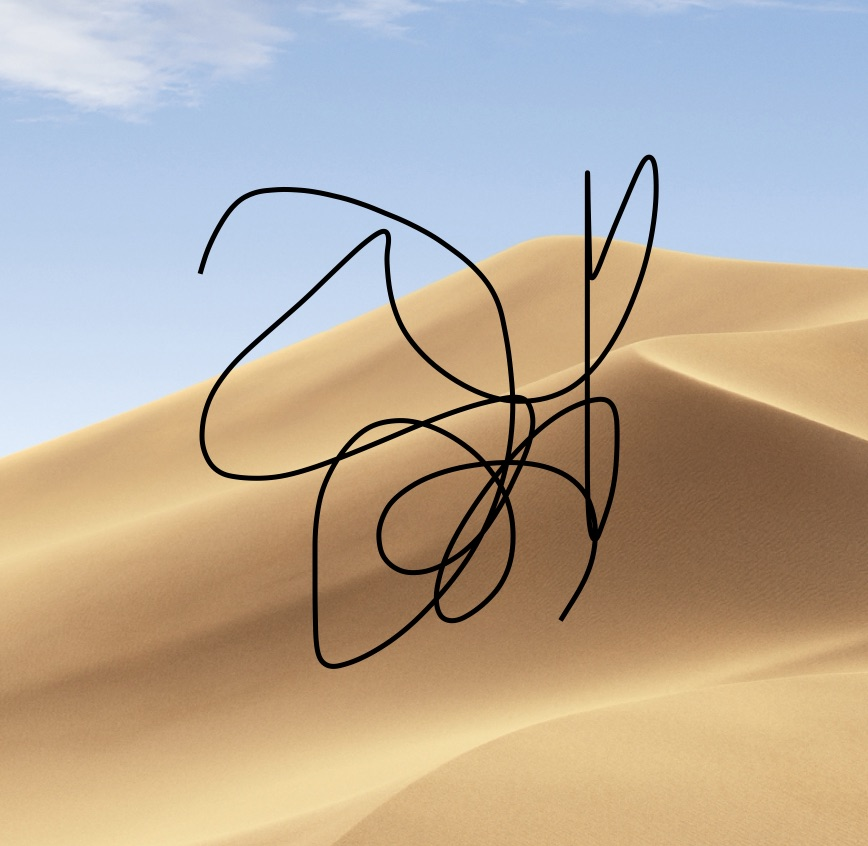
//> input picture iOS_FixImage/fix.jpg, 868 x 846 px
$ ./imageFix   (built with g++ and OpenCV 4)
//> lines starting //> are read from the running program, lines starting //| are printed output that depends on the picture; after the words box and inside, x2 and y2 are one past the last pixel; in counts of white or black regions, pixels touching at a corner belong together
### imageFix.hpp
//
//  imageFix.hpp
//  myopencv
//
//  Created by friday on 2019/7/8.
//  Copyright © 2019 friday. All rights reserved.
//

#ifndef imageFix_hpp
#define imageFix_hpp

#include <stdio.h>

#endif /* imageFix_hpp */

### imageFix.cpp
//
//  imageFix.cpp
//  myopencv
//
//  Created by friday on 2019/7/8.
//  Copyright © 2019 friday. All rights reserved.
//

#include "imageFix.hpp"
#include <opencv2/opencv.hpp>
#include <opencv2/photo/photo.hpp>
#include <opencv2/imgproc/imgproc.hpp>

using namespace cv;
using namespace std;

Mat img,inpaintMask;
Point prevPt(-1, -1);

char *filePath = "/Users/friday/Desktop/abc/fix.jpg";

void onMouse(int event, int x, int y, int flags, void* userdata)
{
    if (event == EVENT_LBUTTONUP || !(flags & EVENT_FLAG_LBUTTON))
        prevPt = Point(-1, -1);
    else if (event == EVENT_LBUTTONDOWN)
        prevPt = Point(x, y);
    else if (event == EVENT_MOUSEMOVE && (flags & EVENT_FLAG_LBUTTON))
    {
        Point pt(x, y);
        if (prevPt.x < 0)
            prevPt = pt;
        line(inpaintMask, prevPt, pt, Scalar::all(255), 5, 8, 0);//mask
        line(img, prevPt, pt, Scalar::all(255), 5, 8, 0);
        prevPt = pt;
        imshow("image", img);
    }
}
void printType()
{
    cout<<"CV_8UC1::"<<CV_8UC1<<endl;
    cout<<"CV_8UC2:"<<CV_8UC2<<endl;
    cout<<"CV_8UC3:"<<CV_8UC3<<endl;
    cout<<"CV_8UC4:"<<CV_8UC4<<endl;
    cout<<"CV_8SC1::"<<CV_8SC1<<endl;
    cout<<"CV_8SC2:"<<CV_8SC2<<endl;
    cout<<"CV_8SC3:"<<CV_8SC3<<endl;
    cout<<"CV_8SC4:"<<CV_8SC4<<endl;
    cout<<"CV_16UC1::"<<CV_16UC1<<endl;
    cout<<"CV_16UC2:"<<CV_16UC2<<endl;
    cout<<"CV_16UC3:"<<CV_16UC3<<endl;
    cout<<"CV_16UC4:"<<CV_16UC4<<endl;
    cout<<"CV_16SC1::"<<CV_16SC1<<endl;
    cout<<"CV_16SC2:"<<CV_16SC2<<endl;
    cout<<"CV_16SC3:"<<CV_16SC3<<endl;
    cout<<"CV_16SC4:"<<CV_16SC4<<endl;
    cout<<"CV_32SC1::"<<CV_32SC1<<endl;
    cout<<"CV_32SC2:"<<CV_32SC2<<endl;
    cout<<"CV_32SC3:"<<CV_32SC3<<endl;
    cout<<"CV_32SC4:"<<CV_32SC4<<endl;
    cout<<"CV_32FC1::"<<CV_32FC1<<endl;
    cout<<"CV_32FC2:"<<CV_32FC2<<endl;
    cout<<"CV_32FC3:"<<CV_32FC3<<endl;
    cout<<"CV_32FC4:"<<CV_32FC4<<endl;
    cout<<"CV_64FC1::"<<CV_64FC1<<endl;
    cout<<"CV_64FC2:"<<CV_64FC2<<endl;
    cout<<"CV_64FC3:"<<CV_64FC3<<endl;
    cout<<"CV_64FC4:"<<CV_64FC4<<endl;

}


int main()
{
    RNG r;

    Mat img0 = imread(filePath,-1);
//> img0 is the input picture: 846 rows x 868 cols, CV_8UC3; mean B, G, R 154.2, 170.7, 184.6
    if (img0.empty()) {
        cout<<"不能打开图片"<<filePath<<"."<<endl;
        return 0;
    }


    namedWindow("image",1);
    printType();


    img0.convertTo(img, CV_8U);
    cout<<"img.type:"<<img.type()<<endl;
//| img.type:16


    cout<<CV_MAT_TYPE(img.type())<<endl;
//| 16
    inpaintMask = Mat::zeros(img.size(), CV_8U);
    imshow("image", img);
    setMouseCallback("image", onMouse,0);


    while (1) {
        char c = (char)waitKey();
//> the left mouse button is pressed at (217, 211)
//> the mouse is dragged to (434, 423)
//> call 2 of onMouse, with event = 0, x = 434, y = 423, flags = 1
//> in onMouse (call 2), `line(inpaintMask, prevPt, pt, Scalar::all(255), 5, 8, 0);`:
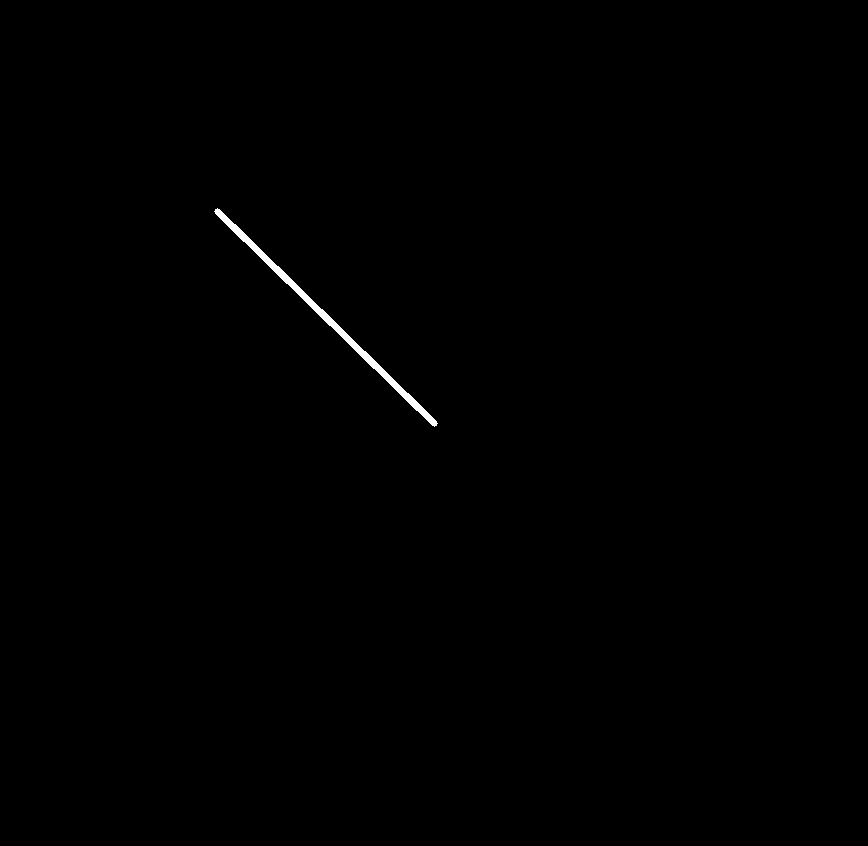
//> inpaintMask: 846 rows x 868 cols, CV_8UC1; 0.28% white; 1 white region, box (x1, y1, x2, y2) and area: (214, 208, 438, 427) 2026
//> in onMouse (call 2), `line(img, prevPt, pt, Scalar::all(255), 5, 8, 0);`:
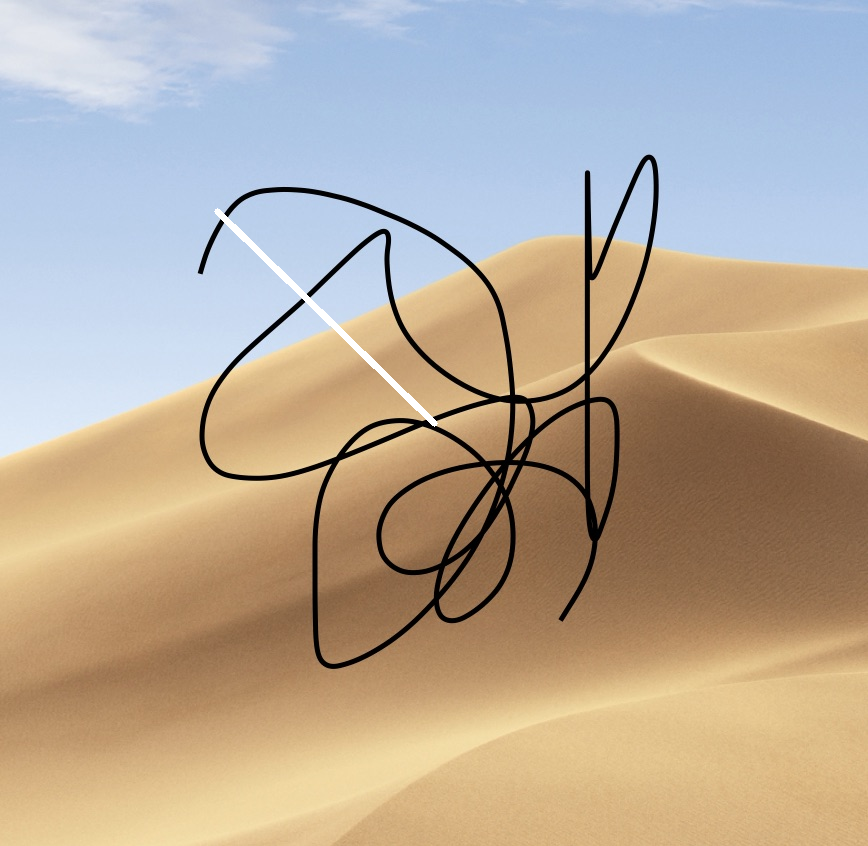
//> img: 846 rows x 868 cols, CV_8UC3; 0.28% of pixels changed, all inside (x1, y1, x2, y2) = (214, 208, 438, 427)
//> the mouse is dragged to (651, 634)
//> call 3 of onMouse, with event = 0, x = 651, y = 634, flags = 1
//> in onMouse (call 3), `line(inpaintMask, prevPt, pt, Scalar::all(255), 5, 8, 0);`:
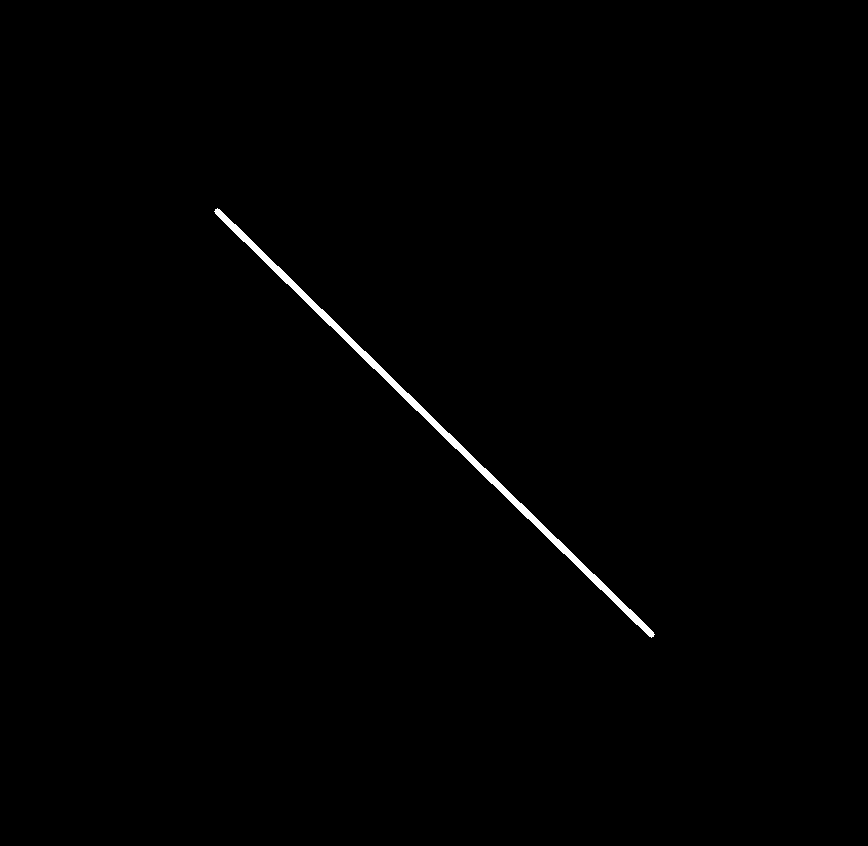
//> inpaintMask: 846 rows x 868 cols, CV_8UC1; 0.55% white; 1 white region, box (x1, y1, x2, y2) and area: (214, 208, 655, 638) 4020
//> in onMouse (call 3), `line(img, prevPt, pt, Scalar::all(255), 5, 8, 0);`:
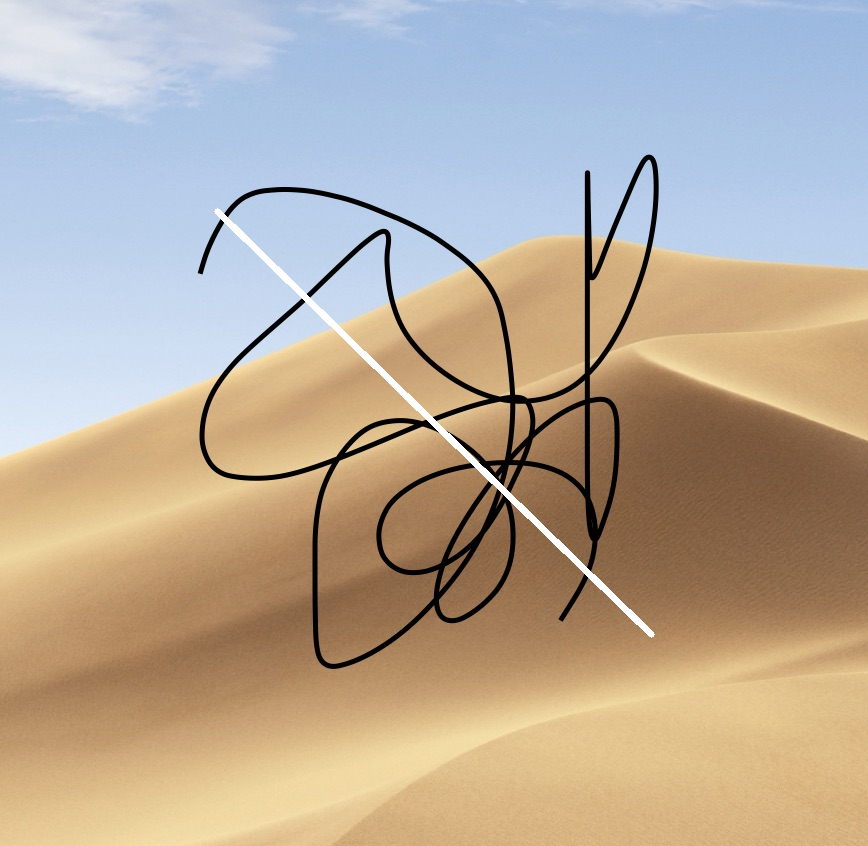
//> img: 846 rows x 868 cols, CV_8UC3; 0.27% of pixels changed, all inside (x1, y1, x2, y2) = (433, 422, 655, 638)
//> the button is released at (651, 634)
        if (c == 27) {
            break;
        }
        if (c == 'r') {
            inpaintMask = Scalar::all(0);
            img0.copyTo(img);
            imshow("image", img);
        }
        if (c=='i'||c==' ') {
            Mat inpainted;
            inpaint(img,inpaintMask,inpainted,3,INPAINT_TELEA);
//> the Esc key is pressed
            imshow("inpainted image", inpainted);
        }
    }
    return 0;
}
